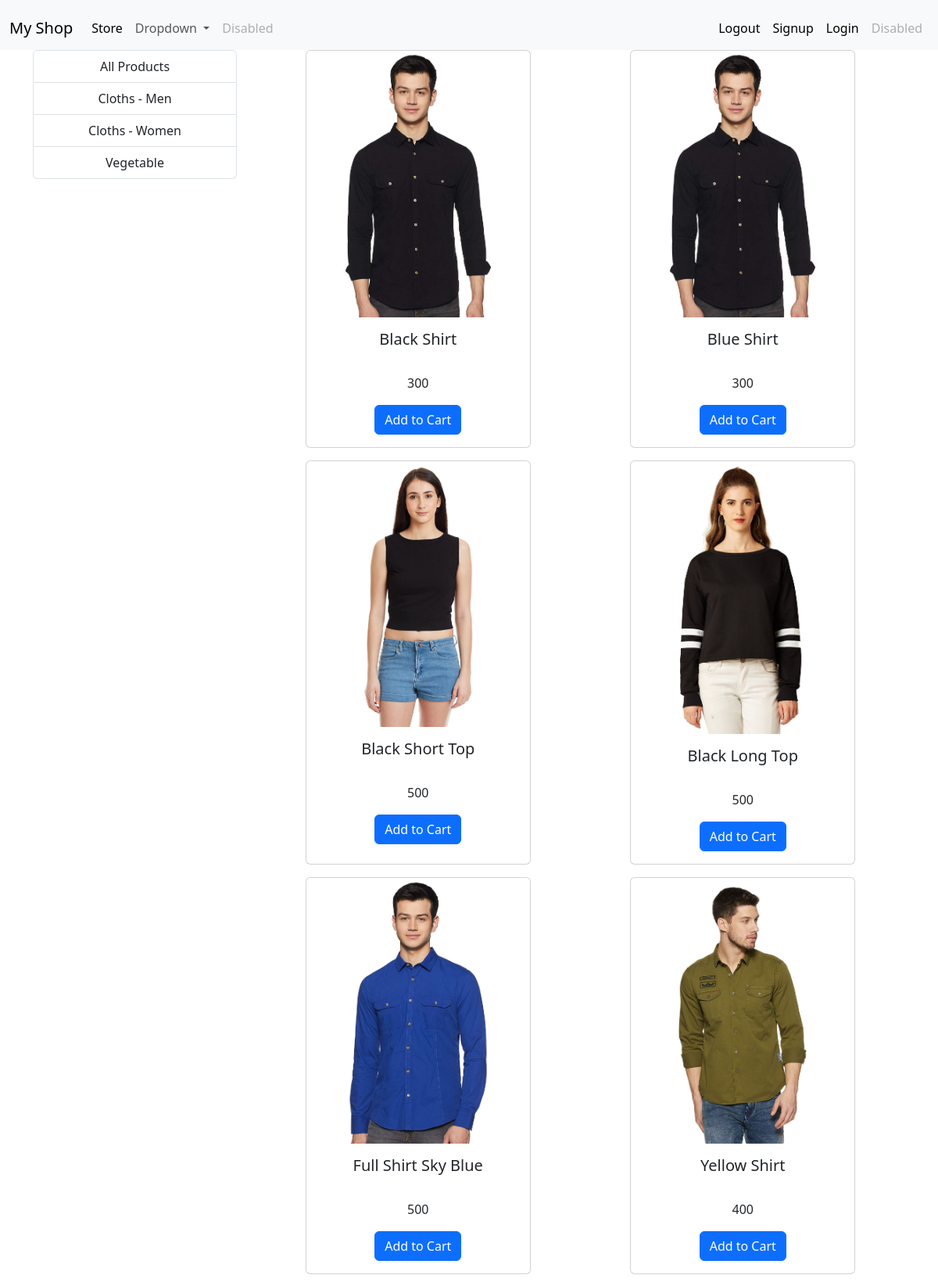
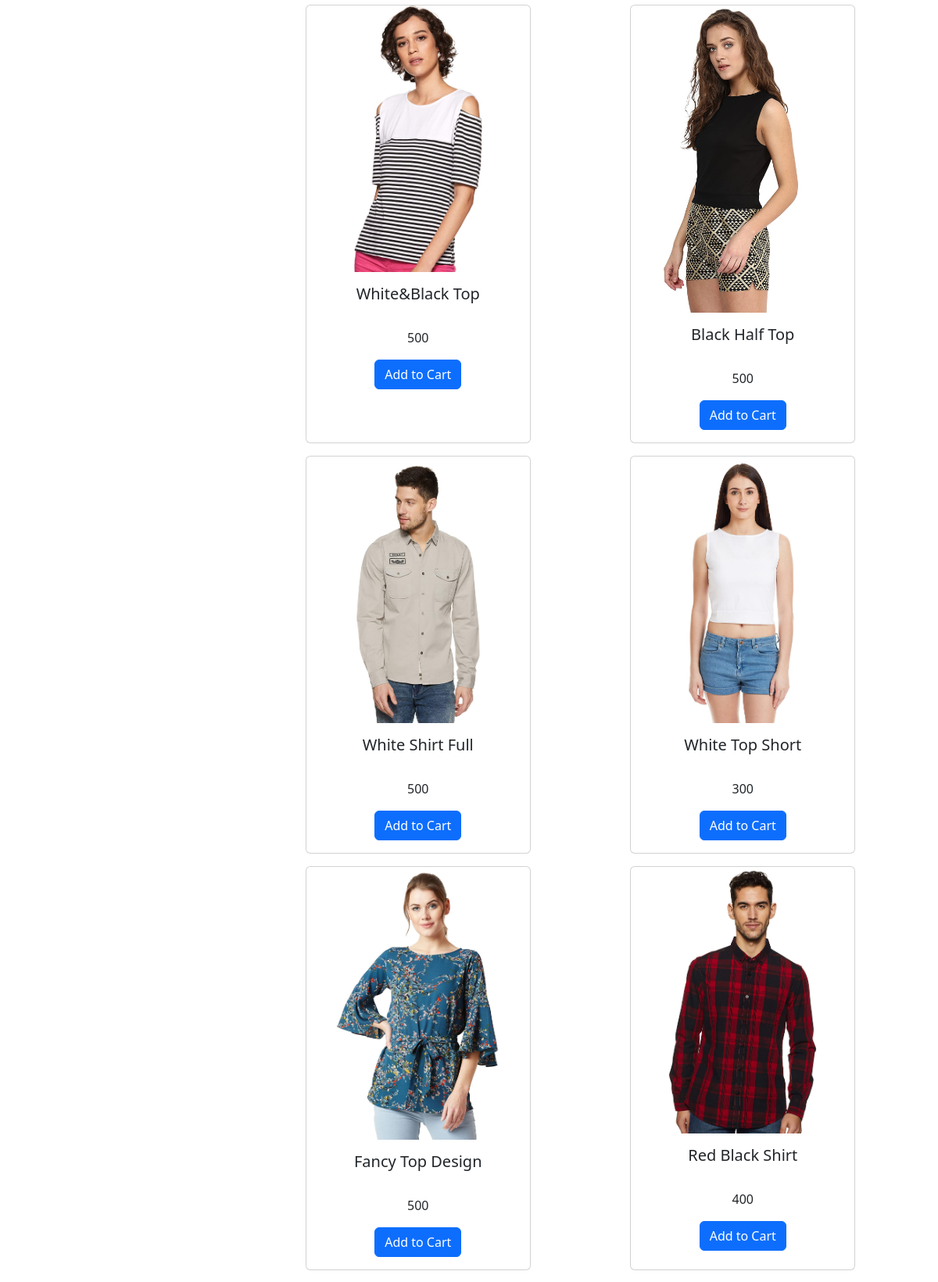
The page / (upper part) on the database its author committed (2 pictures, top to bottom).
### Store/models/category.py (models this page shows, shortened)
class category(models.Model):
    name = models.CharField(max_length=20)
    @staticmethod
    def get_all_categories():
         return category.objects.all()

### Store/models/product.py (models this page shows, shortened)
class product (models.Model):
    name = models.CharField(max_length=50)
    price = models.IntegerField(default=0)
    category = models.ForeignKey(category, on_delete = models.CASCADE, default = 1)
    description = models.CharField(max_length=200, default='', null=True, blank=True)
    image = models.ImageField(upload_to='uploads/products/')
    @staticmethod
    def get_all_products():
        return product.objects.all()

### Store/views.py (the view)
# urls.py: path('', index),
def index(request):
    products = None
    categories = category.get_all_categories()
    categoryID = request.GET.get('category')
    if categoryID:
        products = product.get_all_products_by_categoryid(categoryID)
    else:
        products = product.get_all_products()
    data = {}
    data ['products'] = products
    data ['categories'] = categories
    return render(request, "index.html", data)

### Store/templates/index.html
{% extends 'base.html' %}
{% block content%}
<div class="container text-center">
  <div class="row">
    <div class="col-lg-3 mx-auto">
      <div class="list-group">
        <a href="/" class="list-group-item">All Products</a>
        {% for category in categories %}
        <a href="/?category={{category.id}}" class="list-group-item">{{category.name}}</a>
        {% endfor %}
      </div>
    </div>
    <div id="products" class="col-lg-9 mx-auto">
      <div class="row mx-auto">
        {% for product in products %}
            <div class="card mx-auto mb-3" style="width: 18rem;">
                <img src="{{product.image.url}}" class="card-img-top" alt="...">
                <div class="card-body">
                    <h5 class="card-title">{{product.name}}</h5>
                    <p class="card-text"><br>{{product.price}}<br></p>
                    <a href="#" class="btn btn-primary">Add to Cart</a>
                </div>
            </div>
        {% endfor%}
      </div>
    </div>
  </div>
</div>
{% endblock %}

### Store/templates/Base.html (shortened to what this page needs)
<!doctype html>
<html lang="en">
  <head>
    <link href="https://cdn.jsdelivr.net/npm/bootstrap@5.3.1/dist/css/bootstrap.min.css" rel="stylesheet">
  </head>
  <body>
    <nav class="navbar navbar-expand-lg bg-body-tertiary">
      <div class="container-fluid mt-2">
        <a class="navbar-brand" href="#">My Shop</a>
        <div class="collapse navbar-collapse" id="navbarSupportedContent">
          <ul class="navbar-nav me-auto mb-2 mb-lg-0">
            <li class="nav-item">
              <a class="nav-link active" aria-current="page" href="#">Store</a>
            </li>
            <li class="nav-item dropdown">
              <a class="nav-link dropdown-toggle" href="#" role="button" data-bs-toggle="dropdown" aria-expanded="false">
                Dropdown
              </a>
            </li>
            <li class="nav-item">
              <a class="nav-link disabled" aria-disabled="true">Disabled</a>
            </li>
          </ul>
        </div>
          <ul class=" navbar-nav my-2 my-lg-0">
            <li class="nav-item">
              <a class="nav-link active" aria-current="page" href="#">Logout</a>
            </li>
            <li class="nav-item">
              <a class="nav-link active" aria-current="page" href="/signup">Signup</a>
            </li>
            <li class="nav-item">
              <a class="nav-link active" aria-current="page" href="#">Login</a>
            </li>
            <li class="nav-item">
              <a class="nav-link disabled" aria-disabled="true">Disabled</a>
            </li>
          </ul>
      </div>
    </nav>
    {% block content %}
    {% endblock %}
  </body>
</html>

### rows shown on the page
category: name "Cloths - Men"
category: name "Cloths - Women"
category: name "Vegetable"
product: image (picture), name "Black Shirt", price "300"
product: image (picture), name "Blue Shirt", price "300"
product: image (picture), name "Black Short Top", price "500"
product: image (picture), name "Black Long Top", price "500"
product: image (picture), name "Full Shirt Sky Blue", price "500"
product: image (picture), name "Yellow Shirt", price "400"
product: image (picture), name "White&Black Top", price "500"
product: image (picture), name "Black Half Top", price "500"
product: image (picture), name "White Shirt Full", price "500"
product: image (picture), name "White Top Short", price "300"
product: image (picture), name "Fancy Top Design", price "500"
product: image (picture), name "Red Black Shirt", price "400"
